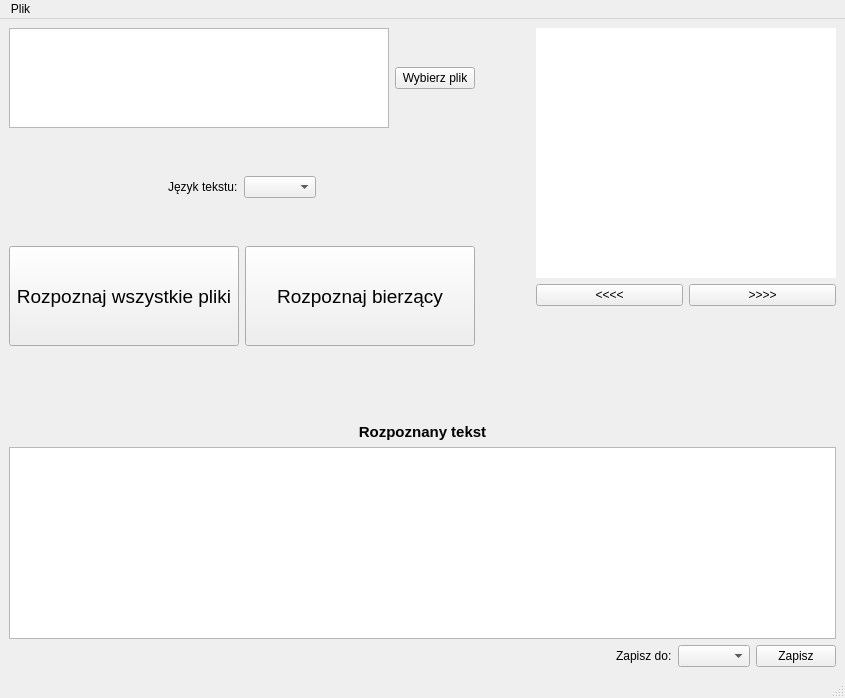
<?xml version="1.0" encoding="UTF-8"?>
<ui version="4.0">
 <class>MainWindow</class>
 <widget class="QMainWindow" name="MainWindow">
  <property name="geometry">
   <rect>
    <x>0</x>
    <y>0</y>
    <width>845</width>
    <height>698</height>
   </rect>
  </property>
  <property name="windowTitle">
   <string>OCR-KR</string>
  </property>
  <widget class="QWidget" name="centralwidget">
   <layout class="QGridLayout" name="gridLayout">
    <item row="0" column="0">
     <layout class="QVBoxLayout" name="verticalLayout_6">
      <item>
       <layout class="QVBoxLayout" name="verticalLayout_5">
        <item>
         <layout class="QHBoxLayout" name="horizontalLayout_5">
          <item>
           <layout class="QVBoxLayout" name="verticalLayout_4">
            <item>
             <layout class="QHBoxLayout" name="horizontalLayout">
              <item>
               <widget class="QPlainTextEdit" name="plainTextEditFilePath">
                <property name="minimumSize">
                 <size>
                  <width>380</width>
                  <height>100</height>
                 </size>
                </property>
                <property name="maximumSize">
                 <size>
                  <width>16777215</width>
                  <height>100</height>
                 </size>
                </property>
                <property name="readOnly">
                 <bool>true</bool>
                </property>
               </widget>
              </item>
              <item>
               <layout class="QVBoxLayout" name="verticalLayout">
                <item>
                 <widget class="QPushButton" name="pushButtonChooseFIles">
                  <property name="text">
                   <string>Wybierz plik</string>
                  </property>
                 </widget>
                </item>
               </layout>
              </item>
             </layout>
            </item>
            <item>
             <spacer name="verticalSpacer_2">
              <property name="orientation">
               <enum>Qt::Vertical</enum>
              </property>
              <property name="sizeHint" stdset="0">
               <size>
                <width>20</width>
                <height>40</height>
               </size>
              </property>
             </spacer>
            </item>
            <item>
             <layout class="QHBoxLayout" name="horizontalLayout_6">
              <item>
               <spacer name="horizontalSpacer_4">
                <property name="orientation">
                 <enum>Qt::Horizontal</enum>
                </property>
                <property name="sizeHint" stdset="0">
                 <size>
                  <width>40</width>
                  <height>20</height>
                 </size>
                </property>
               </spacer>
              </item>
              <item>
               <widget class="QLabel" name="label_3">
                <property name="text">
                 <string>Język tekstu:</string>
                </property>
               </widget>
              </item>
              <item>
               <widget class="QComboBox" name="comboBoxLanguage"/>
              </item>
              <item>
               <spacer name="horizontalSpacer">
                <property name="orientation">
                 <enum>Qt::Horizontal</enum>
                </property>
                <property name="sizeHint" stdset="0">
                 <size>
                  <width>40</width>
                  <height>20</height>
                 </size>
                </property>
               </spacer>
              </item>
             </layout>
            </item>
            <item>
             <spacer name="verticalSpacer">
              <property name="orientation">
               <enum>Qt::Vertical</enum>
              </property>
              <property name="sizeHint" stdset="0">
               <size>
                <width>20</width>
                <height>40</height>
               </size>
              </property>
             </spacer>
            </item>
            <item>
             <layout class="QHBoxLayout" name="horizontalLayout_3">
              <item>
               <widget class="QPushButton" name="pushButtonRecognizeAll">
                <property name="minimumSize">
                 <size>
                  <width>0</width>
                  <height>100</height>
                 </size>
                </property>
                <property name="font">
                 <font>
                  <pointsize>14</pointsize>
                 </font>
                </property>
                <property name="text">
                 <string>Rozpoznaj wszystkie pliki</string>
                </property>
               </widget>
              </item>
              <item>
               <widget class="QPushButton" name="pushButtonRecognizeCurrent">
                <property name="minimumSize">
                 <size>
                  <width>0</width>
                  <height>100</height>
                 </size>
                </property>
                <property name="font">
                 <font>
                  <pointsize>14</pointsize>
                 </font>
                </property>
                <property name="text">
                 <string>Rozpoznaj bierzący</string>
                </property>
               </widget>
              </item>
             </layout>
            </item>
           </layout>
          </item>
          <item>
           <spacer name="horizontalSpacer_2">
            <property name="orientation">
             <enum>Qt::Horizontal</enum>
            </property>
            <property name="sizeHint" stdset="0">
             <size>
              <width>40</width>
              <height>20</height>
             </size>
            </property>
           </spacer>
          </item>
          <item>
           <layout class="QVBoxLayout" name="verticalLayout_3">
            <item>
             <widget class="QLabel" name="preview">
              <property name="minimumSize">
               <size>
                <width>300</width>
                <height>250</height>
               </size>
              </property>
              <property name="maximumSize">
               <size>
                <width>300</width>
                <height>250</height>
               </size>
              </property>
              <property name="styleSheet">
               <string notr="true">background-color: rgb(255, 255, 255);</string>
              </property>
              <property name="text">
               <string/>
              </property>
             </widget>
            </item>
            <item>
             <layout class="QHBoxLayout" name="horizontalLayout_2">
              <item>
               <widget class="QPushButton" name="pushButtonPreviewLeft">
                <property name="text">
                 <string>&lt;&lt;&lt;&lt;</string>
                </property>
               </widget>
              </item>
              <item>
               <widget class="QPushButton" name="pushButtonPreviewRight">
                <property name="text">
                 <string>&gt;&gt;&gt;&gt;</string>
                </property>
               </widget>
              </item>
             </layout>
            </item>
            <item>
             <spacer name="verticalSpacer_3">
              <property name="orientation">
               <enum>Qt::Vertical</enum>
              </property>
              <property name="sizeHint" stdset="0">
               <size>
                <width>20</width>
                <height>40</height>
               </size>
              </property>
             </spacer>
            </item>
           </layout>
          </item>
         </layout>
        </item>
        <item>
         <spacer name="verticalSpacer_7">
          <property name="orientation">
           <enum>Qt::Vertical</enum>
          </property>
          <property name="sizeHint" stdset="0">
           <size>
            <width>20</width>
            <height>40</height>
           </size>
          </property>
         </spacer>
        </item>
        <item>
         <layout class="QVBoxLayout" name="verticalLayout_2">
          <item>
           <widget class="QLabel" name="label">
            <property name="text">
             <string>&lt;html&gt;&lt;head/&gt;&lt;body&gt;&lt;p align=&quot;center&quot;&gt;&lt;span style=&quot; font-size:11pt; font-weight:600;&quot;&gt;Rozpoznany tekst&lt;/span&gt;&lt;/p&gt;&lt;/body&gt;&lt;/html&gt;</string>
            </property>
           </widget>
          </item>
          <item>
           <widget class="QPlainTextEdit" name="plainTextEditOutput"/>
          </item>
         </layout>
        </item>
       </layout>
      </item>
      <item>
       <layout class="QHBoxLayout" name="horizontalLayout_4">
        <item>
         <spacer name="horizontalSpacer_3">
          <property name="orientation">
           <enum>Qt::Horizontal</enum>
          </property>
          <property name="sizeHint" stdset="0">
           <size>
            <width>40</width>
            <height>20</height>
           </size>
          </property>
         </spacer>
        </item>
        <item>
         <widget class="QLabel" name="label_2">
          <property name="text">
           <string>Zapisz do:</string>
          </property>
         </widget>
        </item>
        <item>
         <widget class="QComboBox" name="comboBoxOutputTarget"/>
        </item>
        <item>
         <widget class="QPushButton" name="pushButtonSave">
          <property name="text">
           <string>Zapisz</string>
          </property>
         </widget>
        </item>
       </layout>
      </item>
     </layout>
    </item>
   </layout>
  </widget>
  <widget class="QMenuBar" name="menubar">
   <property name="geometry">
    <rect>
     <x>0</x>
     <y>0</y>
     <width>845</width>
     <height>21</height>
    </rect>
   </property>
   <widget class="QMenu" name="menuPlik">
    <property name="title">
     <string>Plik</string>
    </property>
    <addaction name="actionZamknij"/>
   </widget>
   <addaction name="menuPlik"/>
  </widget>
  <widget class="QStatusBar" name="statusbar"/>
  <action name="actionZamknij">
   <property name="text">
    <string>Zamknij</string>
   </property>
  </action>
 </widget>
 <resources/>
 <connections/>
</ui>
